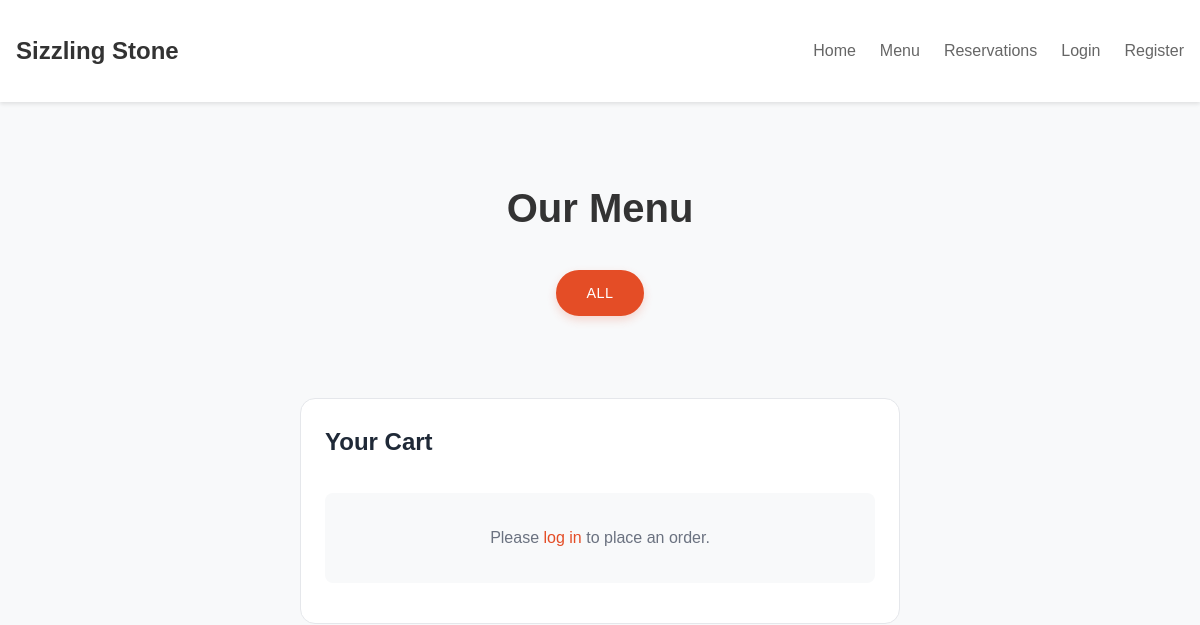
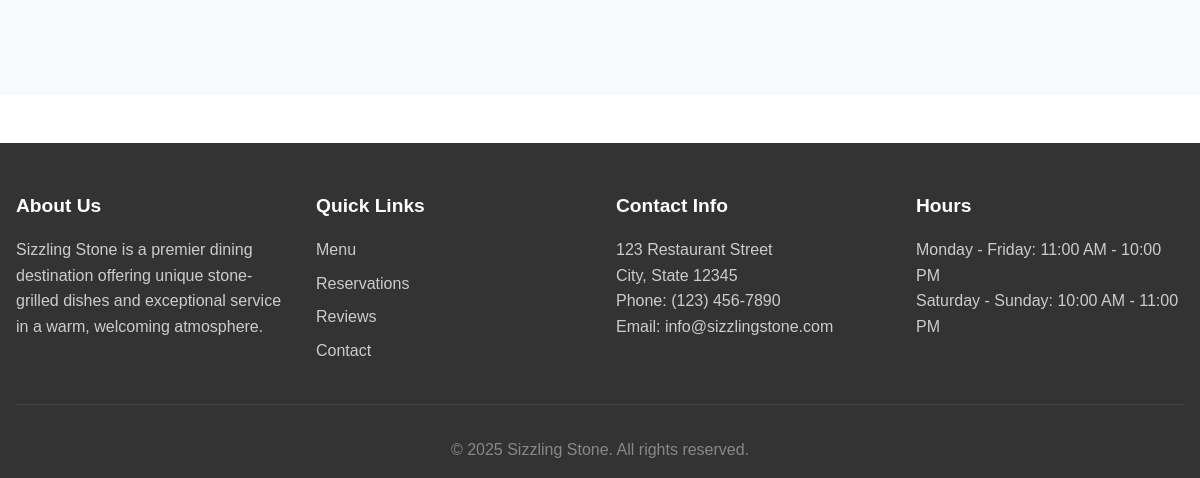
Page /menu.php on the earlier database version (2 pictures, top to bottom).
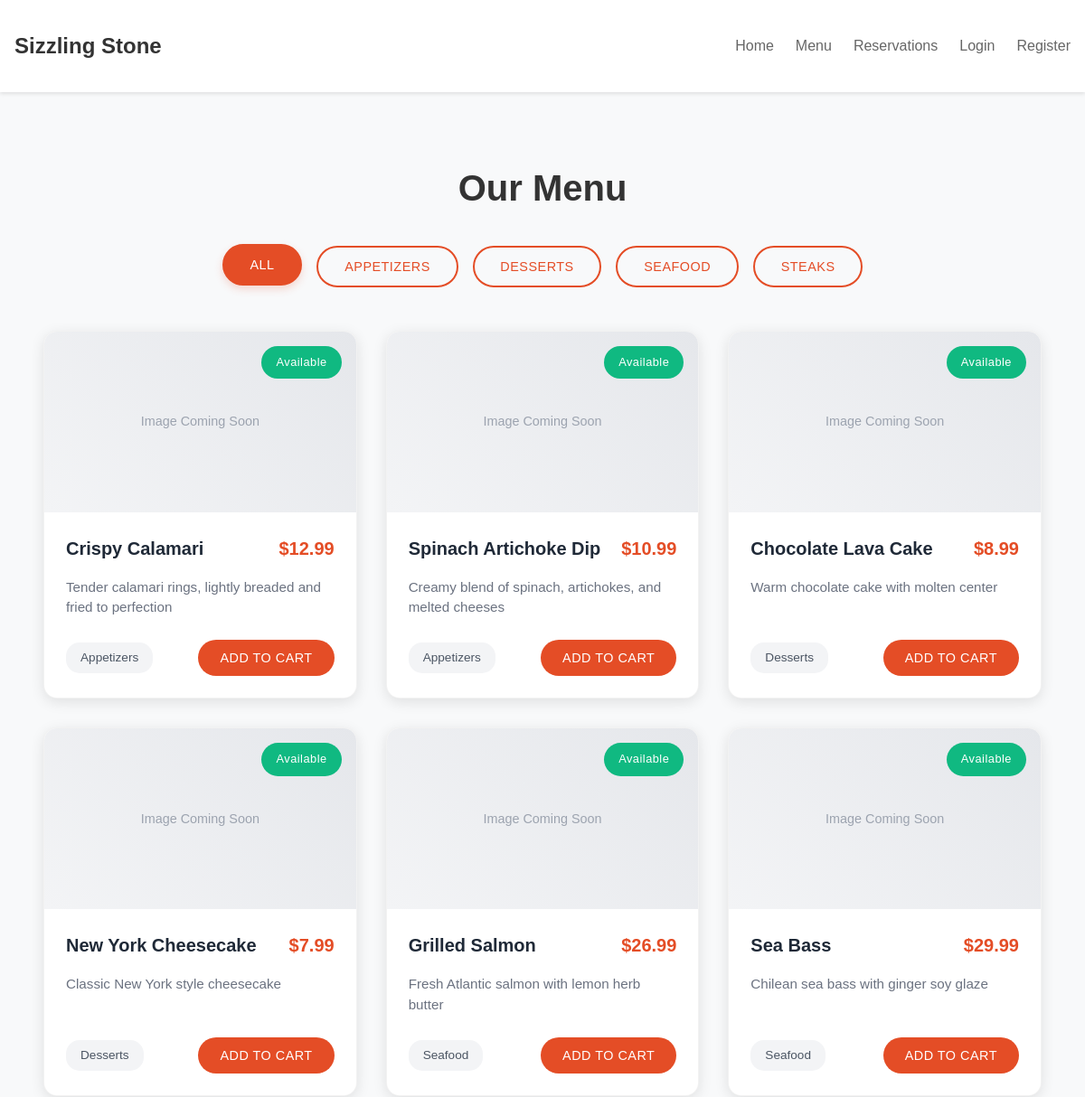
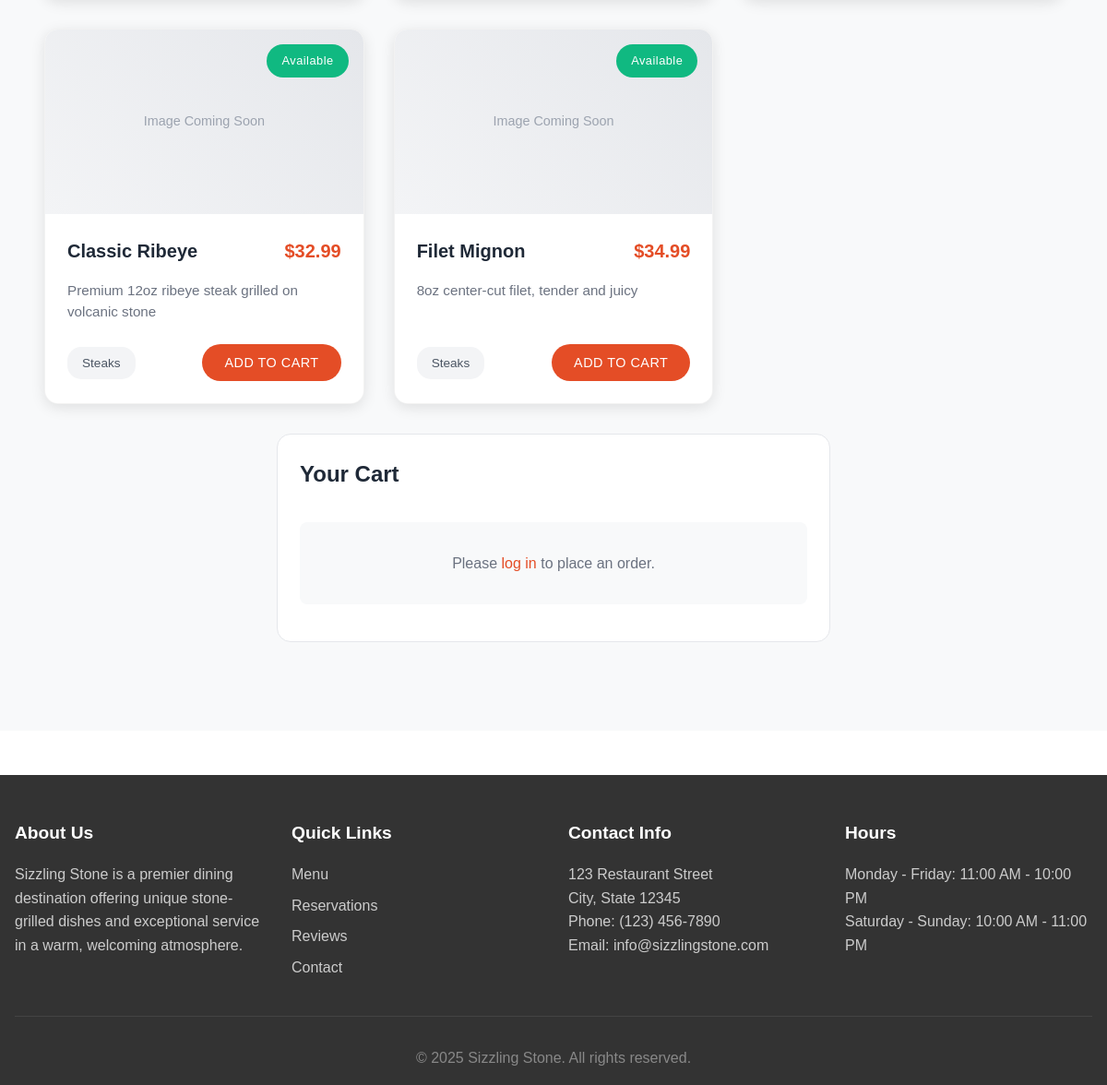
Same page on the later database version (2 pictures, top to bottom).
### tables this page shows
CREATE TABLE IF NOT EXISTS menu_items (
    item_id INT PRIMARY KEY AUTO_INCREMENT,
    name VARCHAR(100),
    description TEXT,
    price DECIMAL(10,2),
    category VARCHAR(50),
    available BOOLEAN DEFAULT TRUE,
    image_path VARCHAR(255),
    is_featured BOOLEAN DEFAULT FALSE
);

### app/controllers/MenuController.php (called while the page is built, shortened)
<?php
require_once __DIR__ . '/../models/MenuItem.php';
class MenuController {
    private $menuItem;
    public function __construct() {
        $database = new Database();
        $db = $database->getConnection();
        $this->menuItem = new MenuItem($db);
    }
    public function getAllItems() {
        return $this->menuItem->getAll();
    }
    public function getAllCategories() {
        return $this->menuItem->getAllCategories();
    }
}

### app/models/MenuItem.php (called while the page is built, shortened)
<?php
class MenuItem {
    private $conn;
    private $table_name = "menu_items";
    public function __construct($db) {
        $this->conn = $db;
    }
    public function getAll() {
        $query = "SELECT * FROM " . $this->table_name . " ORDER BY category, name";
        $stmt = $this->conn->prepare($query);
        $stmt->execute();
        return $stmt;
    }
    public function getAllCategories() {
        $query = "SELECT DISTINCT category FROM " . $this->table_name . " ORDER BY category";
        $stmt = $this->conn->prepare($query);
        $stmt->execute();
        return $stmt->fetchAll(PDO::FETCH_COLUMN);
    }
}

### public/menu.php (the view, shortened to what this page needs)
<?php
require_once __DIR__ . '/../app/controllers/MenuController.php';
$menuController = new MenuController();
$menuItems = $menuController->getAllItems();
$categories = $menuController->getAllCategories();
$pageTitle = 'Our Menu';
?>
<!DOCTYPE html>
<html lang="en">
<head>
    <link rel="stylesheet" href="<?php echo BASE_URL; ?>css/style.css">
    <link rel="stylesheet" href="<?php echo BASE_URL; ?>css/menu.css">
</head>
<body>
    <?php include __DIR__ . '/../app/views/includes/header.php'; ?>
    <main class="menu-page">
        <div class="container">
            <h1 class="page-title"><?php echo $pageTitle; ?></h1>
            <div class="category-filter">
                <button class="filter-btn active" data-category="all">All</button>
                <?php foreach ($categories as $category): ?>
                    <button class="filter-btn" data-category="<?php echo htmlspecialchars($category); ?>">
                        <?php echo htmlspecialchars($category); ?>
                    </button>
                <?php endforeach; ?>
            </div>
            <div class="menu-grid">
                <?php if ($menuItems): ?>
                    <?php foreach ($menuItems as $item): ?>
                        <div class="menu-item" data-category="<?php echo htmlspecialchars($item['category']); ?>">
                            <div class="menu-item-image">
                                <div class="image-placeholder">
                                    <span>Image Coming Soon</span>
                                </div>
                                <?php if ($item['available']): ?>
                                    <span class="status-badge available">Available</span>
                                <?php else: ?>
                                    <span class="status-badge unavailable">Sold Out</span>
                                <?php endif; ?>
                            </div>
                            <div class="menu-item-content">
                                <div class="menu-item-header">
                                    <h3 class="menu-item-name"><?php echo htmlspecialchars($item['name']); ?></h3>
                                    <span class="menu-item-price">$<?php echo number_format($item['price'], 2); ?></span>
                                </div>
                                <p class="menu-item-description"><?php echo htmlspecialchars($item['description']); ?></p>
                                <div class="menu-item-footer">
                                    <span class="menu-item-category"><?php echo htmlspecialchars($item['category']); ?></span>
                                    <?php if ($item['available']): ?>
                                        <button class="add-to-cart-btn"
                                                onclick="addToCart(<?php echo $item['item_id']; ?>, '<?php echo htmlspecialchars($item['name']); ?>', <?php echo $item['price']; ?>)">
                                            Add to Cart
                                        </button>
                                    <?php else: ?>
                                        <button class="add-to-cart-btn disabled" disabled>Sold Out</button>
                                    <?php endif; ?>
                                </div>
                            </div>
                        </div>
                    <?php endforeach; ?>
                <?php else: ?>
                    <p class="no-items">No menu items available.</p>
                <?php endif; ?>
            </div>
            <div class="cart-section">
                <h2>Your Cart</h2>
                <?php if (!isset($_SESSION['user_id'])): ?>
                    <div class="login-notice">
                        <p>Please <a href="<?php echo BASE_URL; ?>login.php">log in</a> to place an order.</p>
                    </div>
                <?php endif; ?>
            </div>
        </div>
    </main>
    <?php include __DIR__ . '/../app/views/includes/footer.php'; ?>
</body>
</html>

### app/views/includes/header.php (shortened to what this page needs)
<header class="header">
    <div class="container">
        <nav class="navbar">
            <a href="<?php echo BASE_URL; ?>" class="logo">Sizzling Stone</a>
            <div class="nav-links">
                <a href="<?php echo BASE_URL; ?>">Home</a>
                <a href="<?php echo BASE_URL; ?>public/menu.php">Menu</a>
                <a href="<?php echo BASE_URL; ?>public/reservation/create.php">Reservations</a>
                <?php if (isset($_SESSION['user_id'])): ?>
                    <a href="<?php echo BASE_URL; ?>public/orders">My Orders</a>
                    <a href="<?php echo BASE_URL; ?>public/reviews/create.php">Write Review</a>
                    <a href="<?php echo BASE_URL; ?>public/profile.php">Profile</a>
                    <?php if (isset($_SESSION['role']) && $_SESSION['role'] === 'admin'): ?>
                        <a href="<?php echo BASE_URL; ?>admin/dashboard.php">Admin Panel</a>
                    <?php endif; ?>
                    <a href="<?php echo BASE_URL; ?>public/auth/logout.php" class="logout-link">Logout</a>
                <?php else: ?>
                    <a href="<?php echo BASE_URL; ?>public/auth/login.php">Login</a>
                    <a href="<?php echo BASE_URL; ?>public/auth/register.php">Register</a>
                <?php endif; ?>
            </div>
        </nav>
    </div>
</header>
<div class="main-content">

### app/views/includes/footer.php (shortened to what this page needs)
<footer class="footer">
    <div class="container">
        <div class="footer-content">
            <div class="footer-section">
                <h3>About Us</h3>
                <p>Sizzling Stone is a premier dining destination offering unique stone-grilled dishes and exceptional service in a warm, welcoming atmosphere.</p>
            </div>
            <div class="footer-section">
                <h3>Quick Links</h3>
                <ul>
                    <li><a href="<?php echo BASE_URL; ?>menu.php">Menu</a></li>
                    <li><a href="<?php echo BASE_URL; ?>reservations.php">Reservations</a></li>
                    <li><a href="<?php echo BASE_URL; ?>reviews.php">Reviews</a></li>
                    <li><a href="<?php echo BASE_URL; ?>contact.php">Contact</a></li>
                </ul>
            </div>
            <div class="footer-section">
                <h3>Contact Info</h3>
                <p>
                    123 Restaurant Street<br>
                    City, State 12345<br>
                    Phone: (123) 456-7890<br>
                    Email: info@sizzlingstone.com
                </p>
            </div>
            <div class="footer-section">
                <h3>Hours</h3>
                <p>
                    Monday - Friday: 11:00 AM - 10:00 PM<br>
                    Saturday - Sunday: 10:00 AM - 11:00 PM
                </p>
            </div>
        </div>
        <div class="footer-bottom">
            <p>&copy; <?php echo date('Y'); ?> Sizzling Stone. All rights reserved.</p>
        </div>
    </div>
</footer>

### public/css/style.css (style rules this page uses)
* { margin: 0; padding: 0; box-sizing: border-box; }
body { font-family: 'Arial', sans-serif; line-height: 1.6; color: #333; }
.container { max-width: 1200px; margin: 0 auto; padding: 0 20px; }
.header { background-color: #fff; box-shadow: 0 2px 5px rgba(0,0,0,0.1); position: fixed; width: 100%; top: 0; z-index: 1000; }
.navbar { display: flex; justify-content: space-between; align-items: center; padding: 1rem 0; }
.logo { font-size: 1.5rem; font-weight: bold; color: #333; text-decoration: none; }
.nav-links { display: flex; gap: 2rem; }
.nav-links a { color: #333; text-decoration: none; font-weight: 500; transition: color 0.3s; }
.footer { background-color: #333; color: #fff; padding: 3rem 0 1rem; }
.footer-content { display: grid; grid-template-columns: repeat(auto-fit, minmax(200px, 1fr)); gap: 2rem; margin-bottom: 2rem; }
.footer-section h3 { margin-bottom: 1rem; color: #007bff; }
.footer-section ul { list-style: none; }
.footer-section ul li { margin-bottom: 0.5rem; }
.footer-section a { color: #fff; text-decoration: none; }
.footer-bottom { text-align: center; padding-top: 2rem; border-top: 1px solid rgba(255,255,255,0.1); }

### app/views/includes/header.php (style rules this page uses)
.header { background: #fff; box-shadow: 0 2px 4px rgba(0,0,0,0.1); padding: 1rem 0; position: fixed; width: 100%; top: 0; z-index: 1000; }
.main-content { padding-top: 80px; }
.container { max-width: 1200px; margin: 0 auto; padding: 0 1rem; }
.navbar { display: flex; justify-content: space-between; align-items: center; }
.logo { font-size: 1.5rem; font-weight: bold; color: #333; text-decoration: none; }
.nav-links { display: flex; gap: 1.5rem; align-items: center; }
.nav-links a { color: #666; text-decoration: none; font-weight: 500; transition: color 0.3s ease; }

### app/views/includes/footer.php (style rules this page uses)
.footer { background: #333; color: #fff; padding: 3rem 0 1rem; margin-top: 3rem; }
.footer-content { display: grid; grid-template-columns: repeat(auto-fit, minmax(250px, 1fr)); gap: 2rem; margin-bottom: 2rem; }
.footer-section h3 { color: #fff; margin-bottom: 1rem; font-size: 1.2rem; }
.footer-section p { color: #ccc; line-height: 1.6; }
.footer-section ul { list-style: none; padding: 0; }
.footer-section ul li { margin-bottom: 0.5rem; }
.footer-section ul li a { color: #ccc; text-decoration: none; transition: color 0.3s; }
.footer-bottom { text-align: center; padding-top: 2rem; border-top: 1px solid #444; color: #888; }

Differences in the rows shown:
added menu_items: available "Available", name "Crispy Calamari", price "12.99", description "Tender calamari rings, lightly breaded and fried to perfection", category "Appetizers"
added menu_items: available "Available", name "Spinach Artichoke Dip", price "10.99", description "Creamy blend of spinach, artichokes, and melted cheeses", category "Appetizers"
added menu_items: available "Available", name "Chocolate Lava Cake", price "8.99", description "Warm chocolate cake with molten center", category "Desserts"
added menu_items: available "Available", name "New York Cheesecake", price "7.99", description "Classic New York style cheesecake", category "Desserts"
added menu_items: available "Available", name "Grilled Salmon", price "26.99", description "Fresh Atlantic salmon with lemon herb butter", category "Seafood"
added menu_items: available "Available", name "Sea Bass", price "29.99", description "Chilean sea bass with ginger soy glaze", category "Seafood"
added menu_items: available "Available", name "Classic Ribeye", price "32.99", description "Premium 12oz ribeye steak grilled on volcanic stone", category "Steaks"
added menu_items: available "Available", name "Filet Mignon", price "34.99", description "8oz center-cut filet, tender and juicy", category "Steaks"
Other differences:
new list line: "APPETIZERS"
new list line: "DESSERTS"
new list line: "SEAFOOD"
new list line: "STEAKS"
